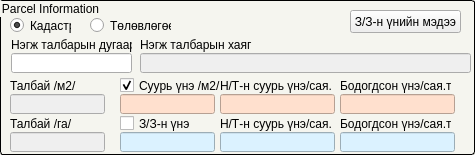
       <widget class="QGroupBox" name="groupBox">
        <property name="geometry">
         <rect>
          <x>0</x>
          <y>1</y>
          <width>475</width>
          <height>155</height>
         </rect>
        </property>
        <property name="styleSheet">
         <string notr="true">QGroupBox {
     background-color: #f5f5ef; border: 1px solid black;
     border-radius: 3px;
}</string>
        </property>
        <property name="title">
         <string>Parcel Information</string>
        </property>
        <widget class="QLineEdit" name="parcel_id_edit">
         <property name="enabled">
          <bool>true</bool>
         </property>
         <property name="geometry">
          <rect>
           <x>11</x>
           <y>53</y>
           <width>121</width>
           <height>20</height>
          </rect>
         </property>
         <property name="readOnly">
          <bool>true</bool>
         </property>
        </widget>
        <widget class="QLabel" name="label">
         <property name="geometry">
          <rect>
           <x>11</x>
           <y>37</y>
           <width>121</width>
           <height>16</height>
          </rect>
         </property>
         <property name="text">
          <string>Нэгж талбарын дугаар</string>
         </property>
        </widget>
        <widget class="QLabel" name="label_2">
         <property name="geometry">
          <rect>
           <x>10</x>
           <y>78</y>
           <width>95</width>
           <height>16</height>
          </rect>
         </property>
         <property name="text">
          <string>Талбай /м2/</string>
         </property>
        </widget>
        <widget class="QLineEdit" name="parcel_area_edit">
         <property name="enabled">
          <bool>false</bool>
         </property>
         <property name="geometry">
          <rect>
           <x>10</x>
           <y>94</y>
           <width>95</width>
           <height>20</height>
          </rect>
         </property>
        </widget>
        <widget class="QLineEdit" name="parcel_market_price">
         <property name="enabled">
          <bool>false</bool>
         </property>
         <property name="geometry">
          <rect>
           <x>120</x>
           <y>132</y>
           <width>95</width>
           <height>20</height>
          </rect>
         </property>
         <property name="styleSheet">
          <string notr="true">background-color: rgb(219, 242, 255);</string>
         </property>
        </widget>
        <widget class="QCheckBox" name="market_price_chbox">
         <property name="geometry">
          <rect>
           <x>120</x>
           <y>115</y>
           <width>101</width>
           <height>17</height>
          </rect>
         </property>
         <property name="text">
          <string>З/З-н үнэ</string>
         </property>
        </widget>
        <widget class="QRadioButton" name="cadastre_rbutton">
         <property name="geometry">
          <rect>
           <x>10</x>
           <y>17</y>
           <width>61</width>
           <height>17</height>
          </rect>
         </property>
         <property name="text">
          <string>Кадастр</string>
         </property>
         <property name="checked">
          <bool>true</bool>
         </property>
        </widget>
        <widget class="QLineEdit" name="parcel_address_edit">
         <property name="enabled">
          <bool>false</bool>
         </property>
         <property name="geometry">
          <rect>
           <x>140</x>
           <y>53</y>
           <width>331</width>
           <height>20</height>
          </rect>
         </property>
        </widget>
        <widget class="QLabel" name="label_4">
         <property name="geometry">
          <rect>
           <x>140</x>
           <y>37</y>
           <width>137</width>
           <height>16</height>
          </rect>
         </property>
         <property name="text">
          <string>Нэгж талбарын хаяг</string>
         </property>
        </widget>
        <widget class="QRadioButton" name="plan_rbutton">
         <property name="geometry">
          <rect>
           <x>90</x>
           <y>17</y>
           <width>81</width>
           <height>17</height>
          </rect>
         </property>
         <property name="text">
          <string>Төлөвлөгөө</string>
         </property>
        </widget>
        <widget class="QLineEdit" name="parcel_area_ha_edit">
         <property name="enabled">
          <bool>false</bool>
         </property>
         <property name="geometry">
          <rect>
           <x>10</x>
           <y>132</y>
           <width>95</width>
           <height>20</height>
          </rect>
         </property>
        </widget>
        <widget class="QLabel" name="label_3">
         <property name="geometry">
          <rect>
           <x>10</x>
           <y>116</y>
           <width>95</width>
           <height>16</height>
          </rect>
         </property>
         <property name="text">
          <string>Талбай /га/</string>
         </property>
        </widget>
        <widget class="QLineEdit" name="parcel_base_price">
         <property name="geometry">
          <rect>
           <x>120</x>
           <y>94</y>
           <width>95</width>
           <height>20</height>
          </rect>
         </property>
         <property name="styleSheet">
          <string notr="true">background-color: rgb(255, 224, 206);</string>
         </property>
        </widget>
        <widget class="QCheckBox" name="base_price_chbox">
         <property name="geometry">
          <rect>
           <x>120</x>
           <y>77</y>
           <width>101</width>
           <height>17</height>
          </rect>
         </property>
         <property name="text">
          <string>Суурь үнэ /м2/</string>
         </property>
         <property name="checked">
          <bool>true</bool>
         </property>
        </widget>
        <widget class="QLineEdit" name="parcel_all_base_price">
         <property name="geometry">
          <rect>
           <x>220</x>
           <y>94</y>
           <width>115</width>
           <height>20</height>
          </rect>
         </property>
         <property name="styleSheet">
          <string notr="true">background-color: rgb(255, 224, 206);</string>
         </property>
        </widget>
        <widget class="QLineEdit" name="parcel_calc_base_price">
         <property name="geometry">
          <rect>
           <x>340</x>
           <y>94</y>
           <width>115</width>
           <height>20</height>
          </rect>
         </property>
         <property name="styleSheet">
          <string notr="true">background-color: rgb(255, 224, 206);</string>
         </property>
        </widget>
        <widget class="QLineEdit" name="parcel_all_market_price">
         <property name="geometry">
          <rect>
           <x>220</x>
           <y>132</y>
           <width>115</width>
           <height>20</height>
          </rect>
         </property>
         <property name="styleSheet">
          <string notr="true">background-color: rgb(219, 242, 255);</string>
         </property>
        </widget>
        <widget class="QLineEdit" name="parcel_calc_market_price">
         <property name="geometry">
          <rect>
           <x>340</x>
           <y>132</y>
           <width>115</width>
           <height>20</height>
          </rect>
         </property>
         <property name="styleSheet">
          <string notr="true">background-color: rgb(219, 242, 255);</string>
         </property>
        </widget>
        <widget class="QLabel" name="label_26">
         <property name="geometry">
          <rect>
           <x>220</x>
           <y>78</y>
           <width>111</width>
           <height>16</height>
          </rect>
         </property>
         <property name="text">
          <string>Н/Т-н суурь үнэ/сая.т/</string>
         </property>
        </widget>
        <widget class="QLabel" name="label_27">
         <property name="geometry">
          <rect>
           <x>340</x>
           <y>78</y>
           <width>111</width>
           <height>16</height>
          </rect>
         </property>
         <property name="text">
          <string>Бодогдсон үнэ/сая.т/</string>
         </property>
        </widget>
        <widget class="QLabel" name="label_28">
         <property name="geometry">
          <rect>
           <x>220</x>
           <y>116</y>
           <width>111</width>
           <height>16</height>
          </rect>
         </property>
         <property name="text">
          <string>Н/Т-н суурь үнэ/сая.т/</string>
         </property>
        </widget>
        <widget class="QLabel" name="label_29">
         <property name="geometry">
          <rect>
           <x>340</x>
           <y>116</y>
           <width>111</width>
           <height>16</height>
          </rect>
         </property>
         <property name="text">
          <string>Бодогдсон үнэ/сая.т/</string>
         </property>
        </widget>
        <widget class="QPushButton" name="valuation_button">
         <property name="geometry">
          <rect>
           <x>350</x>
           <y>10</y>
           <width>111</width>
           <height>23</height>
          </rect>
         </property>
         <property name="text">
          <string>З/З-н үнийн мэдээ</string>
         </property>
        </widget>
       </widget>
